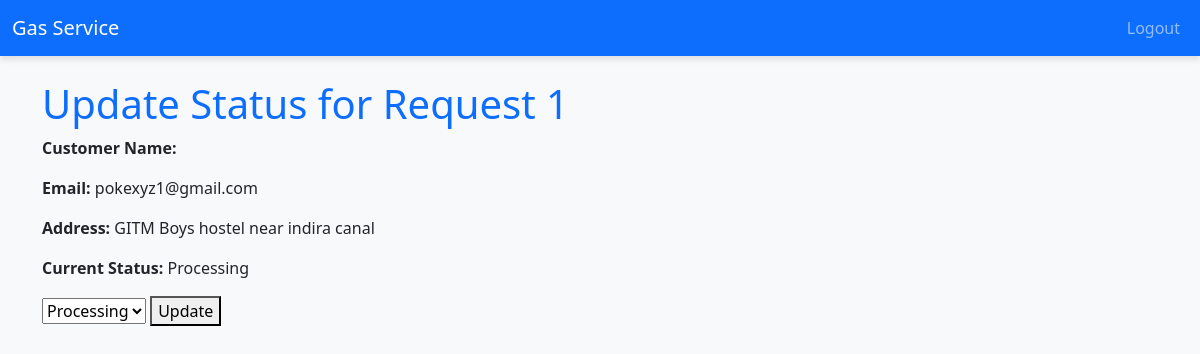
The app's page /update-status/1/ (signed in), older data.
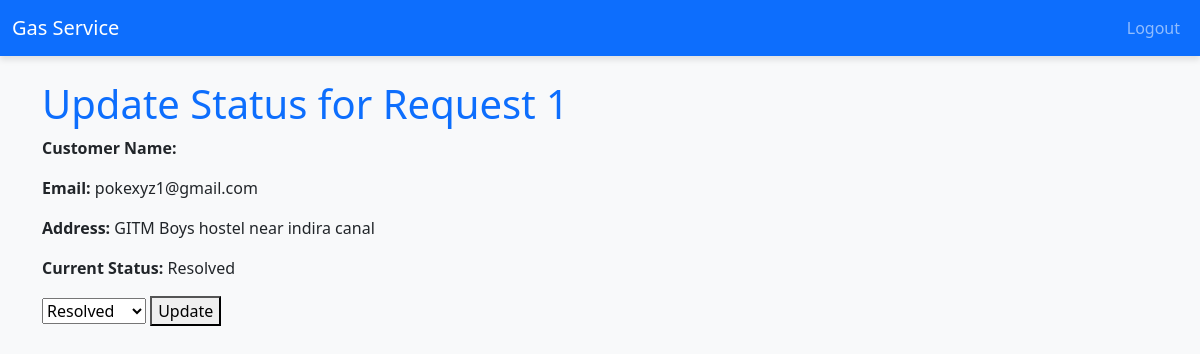
The same page, newer data.
### core/models.py (models this page shows)
class ServiceRequest(models.Model):
    SERVICE_TYPES = (
        ('installation', 'Installation'),
        ('repair', 'Repair'),
        ('maintenance', 'Maintenance'),
    )
    STATUS_TYPES = (
        ('pending', 'Pending'),
        ('processing', 'Processing'),
        ('resolved', 'Resolved'),
    )
    service_id = models.AutoField(primary_key=True)
    customer = models.ForeignKey(User, on_delete=models.CASCADE, related_name="requests")
    type_of_service = models.CharField(max_length=20, choices=SERVICE_TYPES)
    description = models.TextField()
    attachment = models.FileField(upload_to='attachments/', blank=True, null=True)
    status = models.CharField(max_length=20, choices=STATUS_TYPES, default='pending')
    created_at = models.DateTimeField(auto_now_add=True)

class User(AbstractUser):
    USER_TYPES = (
        ('customer', 'Customer'),
        ('staff', 'Staff'),
    )
    user_type = models.CharField(max_length=10, choices=USER_TYPES)
    city = models.CharField(max_length=100, blank=True, null=True)
    address = models.TextField(blank=True, null=True)

### core/views.py (the view)
# urls.py: path('update-status/<int:service_id>/', views.update_status, name='update_status'),
@login_required
def update_status(request, service_id):
    service_request = ServiceRequest.objects.get(service_id=service_id)
    if request.method == 'POST':
        status = request.POST.get('status')
        if status in dict(ServiceRequest.STATUS_TYPES).keys():
            service_request.status = status
            service_request.save()
            return redirect('staff_dashboard')
    return render(request, 'core/update_status.html', {'service_request': service_request})

### core/templates/core/update_status.html (shortened to what this page needs)
{% extends "core/base_staff.html" %}
{% block content %}
    <h1>Update Status for Request {{ service_request.service_id }}</h1>
    <p><strong>Customer Name:</strong> {{ service_request.customer.name }}</p>
    <p><strong>Email:</strong> {{ service_request.customer.email }}</p>
    <p><strong>Address:</strong> {{ service_request.customer.address }}</p>
    <p><strong>Current Status:</strong> {{ service_request.get_status_display }}</p>
    <form method="post">
        <select name="status">
            {% for key, value in service_request.STATUS_TYPES %}
            <option value="{{ key }}" {% if service_request.status == key %}selected{% endif %}>
                {{ value }}
            </option>
            {% endfor %}
        </select>
        <button type="submit">Update</button>
    </form>
{% endblock %}

Row changes from the older to the newer data that the page shows:
changed ServiceRequest "pokexyz1@gmail.com": status "Processing" → "Resolved"
